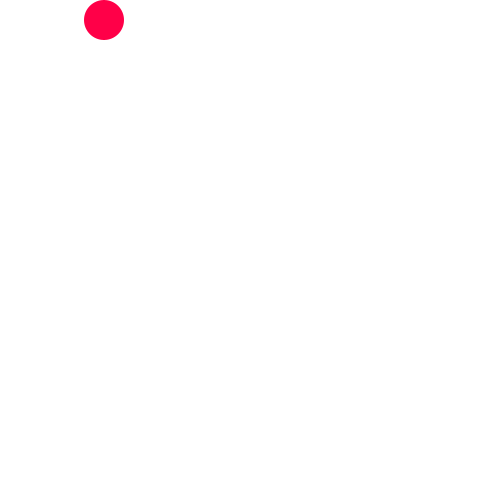
Frame 1 (no input)
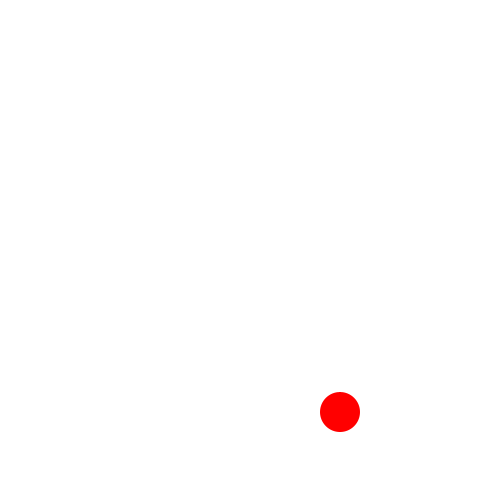
Frame 60 (the mouse pressed at the canvas centre just before this capture)
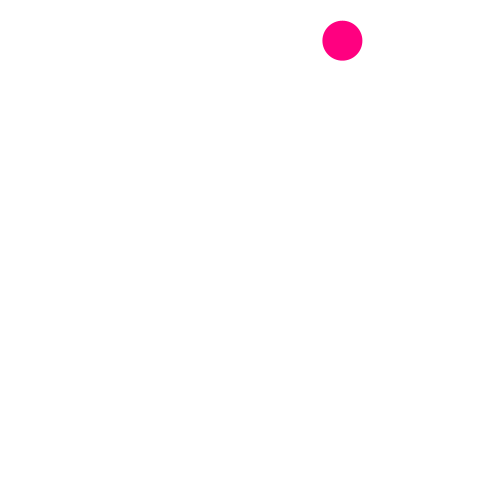
Frame 120 (the mouse held since frame 60 and released just before this capture)

The Processing sketch that drew these frames (run headless with seeded random() and noise(); from frame 60 on, the mouse is pressed at the canvas centre):

// Processing sketch: ball_02
// ── ball_02.pde

final float gravity = 9.8 / 60;
float y0=0,d=40,vy0=4,elas = 0.98;
float[] ball0 = {100,y0,4,vy0};
int fps=60;

void setup() {
    size(480, 480);
    noStroke();
    fill(0, 0, 0);
    ball0[1] = y0;
    ball0[3] = vy0;
    frameRate(fps);
    colorMode( HSB, 360 , 100 , 100 );
}

void draw() {
    ball0 = boundBall(ball0);
    background(0,0,100);
    fill(calcHue(ball0[2],ball0[3]),100,100);
    ellipse(ball0[0], ball0[1], d, d);
}

float[] boundBall(float[] _ball0){
    float[] ball1 = _ball0;
    ball1[3] += gravity;
    ball1[1] += ball1[3];
    ball1[0] += ball1[2];
    if(height - d/2<=ball1[1]||ball1[1]<=d/2){
        ball1[3] = - ball1[3] * elas;
        if(ball1[1] > height-d/2){
            ball1[1] = height - d/2;
        }else{
            ball1[1] = d/2;
        }
    }
    if(d/2 >= ball1[0]||width-d/2<=ball1[0]){
        ball1[2] = -ball1[2]*elas;
        if(ball1[0] >width/2){
            ball1[0] = width-d/2;
        }else{
            ball1[0] = d/2;
        }
    }
    return ball1;
}

float calcHue(float _vx,float _vy){
    float re,v = sqrt(_vx * _vx + _vy * _vy);
    if(v <0){
        re = -v*60;
    }else{
        re = v*60;
    }
    if(re>360)
        re-=360;
    return re;
}
